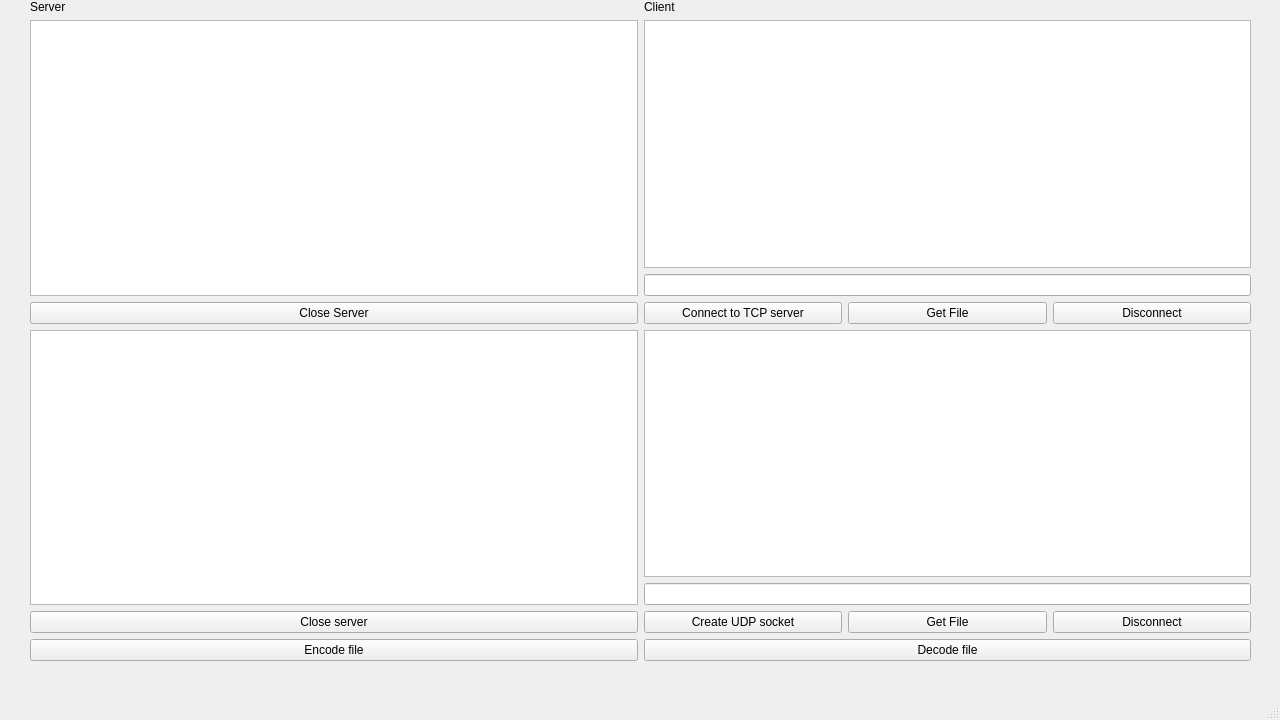
<?xml version="1.0" encoding="UTF-8"?>
<ui version="4.0">
 <class>MainWindow</class>
 <widget class="QMainWindow" name="MainWindow">
  <property name="geometry">
   <rect>
    <x>0</x>
    <y>0</y>
    <width>1280</width>
    <height>720</height>
   </rect>
  </property>
  <property name="windowTitle">
   <string>MainWindow</string>
  </property>
  <widget class="QWidget" name="centralwidget">
   <widget class="QWidget" name="gridLayoutWidget">
    <property name="geometry">
     <rect>
      <x>30</x>
      <y>0</y>
      <width>1221</width>
      <height>661</height>
     </rect>
    </property>
    <layout class="QGridLayout" name="gridLayout">
     <item row="0" column="0">
      <widget class="QLabel" name="label_2">
       <property name="text">
        <string>Server</string>
       </property>
      </widget>
     </item>
     <item row="0" column="1">
      <widget class="QLabel" name="label">
       <property name="text">
        <string>Client</string>
       </property>
      </widget>
     </item>
     <item row="1" column="1">
      <layout class="QGridLayout" name="gridLayout_2">
       <item row="1" column="0">
        <widget class="QLineEdit" name="MessageClient">
         <property name="enabled">
          <bool>true</bool>
         </property>
        </widget>
       </item>
       <item row="2" column="0">
        <layout class="QHBoxLayout" name="horizontalLayout">
         <item>
          <widget class="QPushButton" name="Connect">
           <property name="text">
            <string>Connect to TCP server</string>
           </property>
          </widget>
         </item>
         <item>
          <widget class="QPushButton" name="GetFile">
           <property name="text">
            <string>Get File</string>
           </property>
          </widget>
         </item>
         <item>
          <widget class="QPushButton" name="Disconnect">
           <property name="enabled">
            <bool>true</bool>
           </property>
           <property name="text">
            <string>Disconnect</string>
           </property>
          </widget>
         </item>
        </layout>
       </item>
       <item row="0" column="0">
        <widget class="QTextEdit" name="ClientDebug"/>
       </item>
      </layout>
     </item>
     <item row="3" column="1">
      <layout class="QGridLayout" name="gridLayout_6">
       <item row="1" column="0">
        <widget class="QLineEdit" name="MessageClient_5">
         <property name="enabled">
          <bool>true</bool>
         </property>
        </widget>
       </item>
       <item row="2" column="0">
        <layout class="QHBoxLayout" name="horizontalLayout_6">
         <item>
          <widget class="QPushButton" name="Connect_5">
           <property name="text">
            <string>Create UDP socket</string>
           </property>
          </widget>
         </item>
         <item>
          <widget class="QPushButton" name="GetFile_5">
           <property name="text">
            <string>Get File</string>
           </property>
          </widget>
         </item>
         <item>
          <widget class="QPushButton" name="Disconnect_5">
           <property name="enabled">
            <bool>true</bool>
           </property>
           <property name="text">
            <string>Disconnect</string>
           </property>
          </widget>
         </item>
        </layout>
       </item>
       <item row="0" column="0">
        <widget class="QTextEdit" name="ClientDebug_5"/>
       </item>
      </layout>
     </item>
     <item row="1" column="0">
      <layout class="QVBoxLayout" name="verticalLayout_2">
       <item>
        <widget class="QTextEdit" name="ServerDebug">
         <property name="inputMethodHints">
          <set>Qt::ImhMultiLine</set>
         </property>
        </widget>
       </item>
       <item>
        <widget class="QPushButton" name="CloseServer">
         <property name="text">
          <string>Close Server</string>
         </property>
        </widget>
       </item>
      </layout>
     </item>
     <item row="3" column="0">
      <layout class="QVBoxLayout" name="verticalLayout_3">
       <item>
        <widget class="QTextEdit" name="ServerUDPDebug"/>
       </item>
       <item>
        <widget class="QPushButton" name="closeUDP">
         <property name="text">
          <string>Close server</string>
         </property>
        </widget>
       </item>
      </layout>
     </item>
     <item row="4" column="0">
      <widget class="QPushButton" name="encodeFile">
       <property name="text">
        <string>Encode file</string>
       </property>
      </widget>
     </item>
     <item row="4" column="1">
      <widget class="QPushButton" name="decodeFile">
       <property name="text">
        <string>Decode file</string>
       </property>
      </widget>
     </item>
    </layout>
   </widget>
  </widget>
  <widget class="QMenuBar" name="menubar">
   <property name="geometry">
    <rect>
     <x>0</x>
     <y>0</y>
     <width>1280</width>
     <height>30</height>
    </rect>
   </property>
  </widget>
  <widget class="QStatusBar" name="statusbar"/>
 </widget>
 <resources/>
 <connections/>
</ui>
